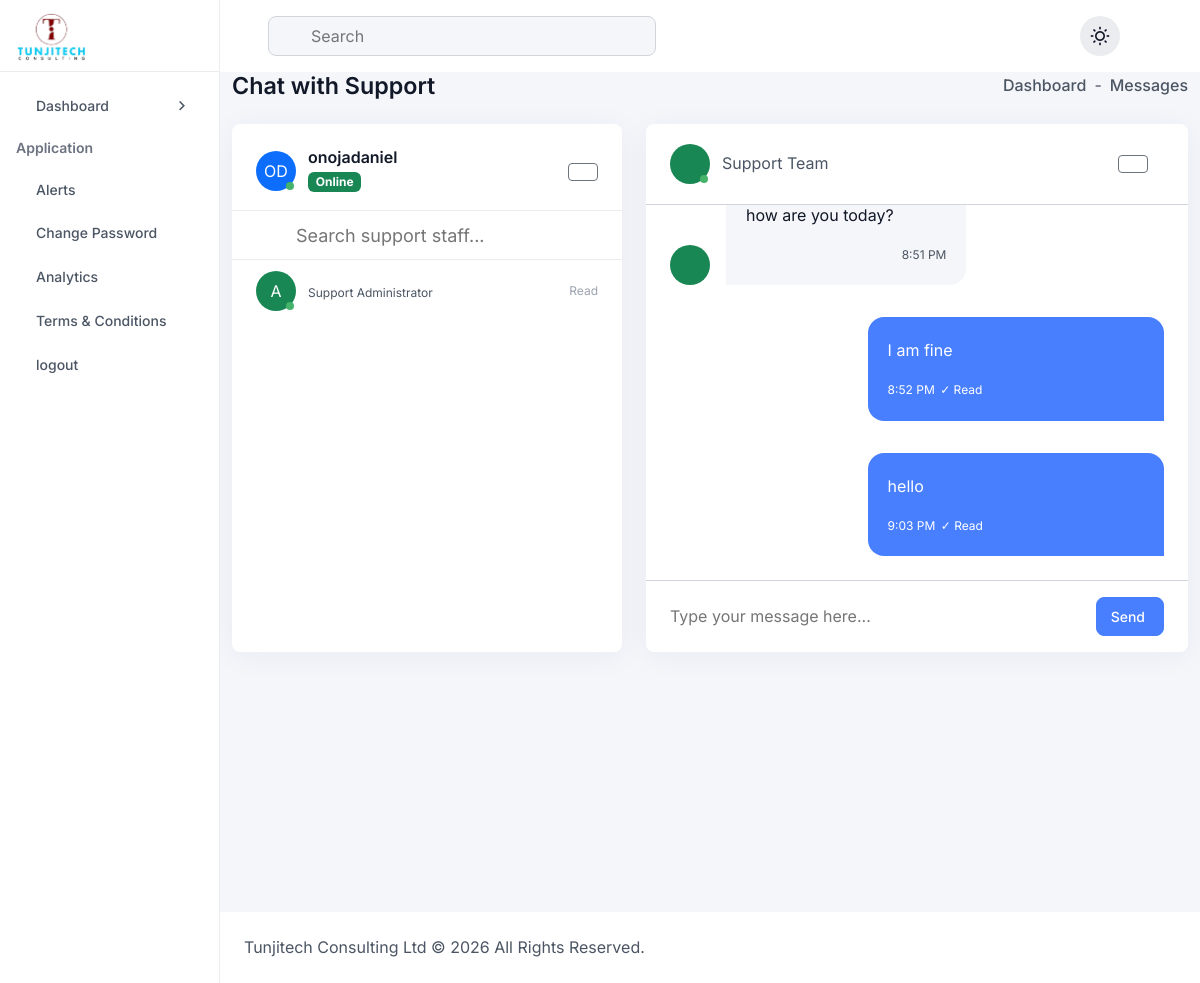
Page /client/messages.php (signed in) on the committed database.
### tables this page shows
CREATE TABLE `users` (
  `id` int(11) NOT NULL,
  `username` varchar(50) NOT NULL,
  `email` varchar(100) NOT NULL,
  `first_name` varchar(50) DEFAULT NULL,
  `last_name` varchar(50) DEFAULT NULL,
  `phone` varchar(20) DEFAULT NULL,
  `address` text DEFAULT NULL,
  `password` varchar(255) NOT NULL,
  `user_type` enum('admin','client_individual','client_company') DEFAULT 'client_individual',
  `company_name` varchar(100) DEFAULT NULL,
  `company_size` varchar(50) DEFAULT NULL,
  `status` enum('pending','approved','rejected') DEFAULT 'pending',
  `payment_plan` varchar(20) DEFAULT NULL,
  `payment_reference` varchar(100) DEFAULT NULL,
  `payment_date` timestamp NULL DEFAULT NULL,
  `subscription_expiry` date DEFAULT NULL,
  `created_at` timestamp NOT NULL DEFAULT current_timestamp(),
  `updated_at` timestamp NOT NULL DEFAULT current_timestamp() ON UPDATE current_timestamp()
);

CREATE TABLE `messages` (
  `id` int(11) NOT NULL,
  `sender_id` int(11) NOT NULL,
  `receiver_id` int(11) NOT NULL,
  `message` text NOT NULL,
  `is_read` tinyint(1) DEFAULT 0,
  `created_at` timestamp NOT NULL DEFAULT current_timestamp(),
  `updated_at` timestamp NOT NULL DEFAULT current_timestamp() ON UPDATE current_timestamp(),
  `is_deleted` tinyint(1) DEFAULT 0,
  `deleted_by` int(11) DEFAULT NULL,
  `deleted_at` timestamp NULL DEFAULT NULL
);

### client/messages.php (the view, shortened to what this page needs)
<?php
require_once ROOT_PATH . '/includes/functions.php';
$client_id = $_SESSION['user_id'];
$admins = getAdmins();
$current_partner_id = isset($_GET['partner_id']) ? intval($_GET['partner_id']) : null;
if (!$current_partner_id && !empty($admins)) {
    $current_partner_id = $admins[0]['id'];
}
$conversation = [];
if ($current_partner_id) {
    $conversation = getConversation($client_id, $current_partner_id);
}
function getAdmins() {
    global $pdo;
    $stmt = $pdo->prepare("
        SELECT u.id, u.username, u.first_name, u.last_name, u.email, u.user_type,
               (SELECT COUNT(*) FROM messages WHERE sender_id = u.id AND receiver_id = ? AND is_read = 0) as unread_count
        FROM users u
        WHERE u.user_type = 'admin' AND u.status = 'approved'
        ORDER BY u.first_name, u.last_name
    ");
    $stmt->execute([$_SESSION['user_id']]);
    return $stmt->fetchAll(PDO::FETCH_ASSOC);
}
function getConversation($user1_id, $user2_id) {
    global $pdo;
    $stmt = $pdo->prepare("
        SELECT m.*,
               u_sender.username as sender_username,
               u_sender.first_name as sender_first_name,
               u_sender.last_name as sender_last_name,
               u_receiver.username as receiver_username
        FROM messages m
        LEFT JOIN users u_sender ON m.sender_id = u_sender.id
        LEFT JOIN users u_receiver ON m.receiver_id = u_receiver.id
        WHERE (m.sender_id = ? AND m.receiver_id = ?)
           OR (m.sender_id = ? AND m.receiver_id = ?)
        ORDER BY m.created_at ASC
    ");
    $stmt->execute([$user1_id, $user2_id, $user2_id, $user1_id]);
    return $stmt->fetchAll(PDO::FETCH_ASSOC);
}
?>
<?php include 'include/header.php'; ?>
    <div class="container-fluid">
        <div class="d-flex flex-wrap align-items-center justify-content-between gap-3 mb-24">
            <h6 class="fw-semibold mb-0">Chat with Support</h6>
            <ul class="d-flex align-items-center gap-2">
                <li class="fw-medium">
                    <a href="dashboard.php" class="d-flex align-items-center gap-1 hover-text-primary">
                        Dashboard
                    </a>
                </li>
                <li>-</li>
                <li class="fw-medium">Messages</li>
            </ul>
        </div>
        <div class="chat-wrapper">
            <div class="chat-sidebar card">
                <div class="chat-sidebar-single active top-profile">
                    <div class="img">
                        <?php
                        $user_initials = strtoupper(substr($_SESSION['first_name'] ?? '', 0, 1) . substr($_SESSION['last_name'] ?? '', 0, 1));
                        ?>
                        <div class="avatar-placeholder bg-primary text-white rounded-circle d-flex align-items-center justify-content-center" style="width: 40px; height: 40px;">
                            <?php echo $user_initials ?: 'U'; ?>
                        </div>
                    </div>
                    <div class="info">
                        <h6 class="text-md mb-0"><?php echo htmlspecialchars($_SESSION['username']); ?></h6>
                        <p class="mb-0"><span class="badge bg-success" id="connectionStatus">Online</span></p>
                    </div>
                    <div class="action">
                        <button type="button" class="btn btn-sm btn-outline-secondary" onclick="refreshMessages()" title="Refresh Messages">
                        </button>
                    </div>
                </div>
                <div class="chat-search">
                    <input type="text" name="search" autocomplete="off" placeholder="Search support staff..." id="adminSearch">
                </div>
                <div class="chat-all-list" id="adminsList">
                    <?php if (empty($admins)): ?>
                        <div class="text-center p-3 text-muted">
                            <p>No support staff available at the moment.</p>
                        </div>
                    <?php else: ?>
                        <?php foreach ($admins as $admin): ?>
                            <?php
                            $is_active = $current_partner_id == $admin['id'];
                            $admin_initials = strtoupper(substr($admin['first_name'] ?? '', 0, 1) . substr($admin['last_name'] ?? '', 0, 1));
                            ?>
                            <a href="messages.php?partner_id=<?php echo $admin['id']; ?>" class="chat-sidebar-single <?php echo $is_active ? 'active' : ''; ?>" style="text-decoration: none; color: inherit;" data-admin-id="<?php echo $admin['id']; ?>">
                                <div class="img">
                                    <div class="avatar-placeholder bg-success text-white rounded-circle d-flex align-items-center justify-content-center" style="width: 40px; height: 40px;">
                                        <?php echo $admin_initials ?: 'A'; ?>
                                    </div>
                                </div>
                                <div class="info">
                                    <p class="mb-0 text-xs">Support Administrator</p>
                                </div>
                                <div class="action text-end">
                                    <p class="mb-0 text-neutral-400 text-xs lh-1">
                                        <?php echo $admin['unread_count'] > 0 ? 'Unread' : 'Read'; ?>
                                    </p>
                                </div>
                            </a>
                        <?php endforeach; ?>
                    <?php endif; ?>
                </div>
            </div>
            <div class="chat-main card">
                <?php if ($current_partner_id && !empty($admins)): ?>
                    <?php
                    $current_admin = null;
                    foreach ($admins as $admin) {
                        if ($admin['id'] == $current_partner_id) {
                            $current_admin = $admin;
                            break;
                        }
                    }
                    ?>
                    <?php if ($current_admin): ?>
                        <div class="chat-sidebar-single active">
                            <div class="img">
                                <div class="avatar-placeholder bg-success text-white rounded-circle d-flex align-items-center justify-content-center" style="width: 40px; height: 40px;">
                                </div>
                            </div>
                            <div class="info">
                                <p class="mb-0">Support Team</p>
                            </div>
                            <div class="action d-inline-flex align-items-center gap-3">
                                <button type="button" class="btn btn-sm btn-outline-secondary" onclick="refreshMessages()" title="Refresh Messages">
                                </button>
                            </div>
                        </div>
                        <div class="chat-message-list" id="messageList">
                            <div id="messagesContainer">
                                <?php if (empty($conversation)): ?>
                                    <div class="text-center p-4 text-muted">
                                        <p>No messages yet. Start a conversation with the support team!</p>
                                    </div>
                                <?php else: ?>
                                    <?php foreach ($conversation as $message): ?>
                                        <?php
                                        $is_sender = $message['sender_id'] == $client_id;
                                        $message_time = date('g:i A', strtotime($message['created_at']));
                                        ?>
                                        <div class="chat-single-message <?php echo $is_sender ? 'right' : 'left'; ?>" data-message-id="<?php echo $message['id']; ?>">
                                            <?php if (!$is_sender): ?>
                                                <div class="avatar-placeholder bg-success text-white rounded-circle d-flex align-items-center justify-content-center" style="width: 40px; height: 40px;">
                                                </div>
                                            <?php endif; ?>
                                            <div class="chat-message-content">
                                                <p class="mb-3"><?php echo nl2br(htmlspecialchars($message['message'])); ?></p>
                                                <p class="chat-time mb-0">
                                                    <span><?php echo $message_time; ?></span>
                                                    <?php if ($is_sender && $message['is_read']): ?>
                                                        <span class="text-alert ms-2">✓ Read</span>
                                                    <?php endif; ?>
                                                </p>
                                            </div>
                                        </div>
                                    <?php endforeach; ?>
                                <?php endif; ?>
                            </div>
                        </div>
                        <form class="chat-message-box" id="messageForm" onsubmit="return sendMessageAjax(event)">
                            <input type="text" name="message" id="messageInput" placeholder="Type your message here..." required>
                            <div class="chat-message-box-action">
                                <button type="submit" class="btn btn-sm btn-primary-600 radius-8 d-inline-flex align-items-center gap-1">
                                    Send
                                </button>
                            </div>
                        </form>
                    <?php endif; ?>
                <?php endif; ?>
            </div>
        </div>
    </div>
<?php include 'include/footer.php'; ?>

### client/messages.php (style rules this page uses)
.chat-single-message { opacity: 0; animation: fadeIn 0.3s ease-in-out forwards; }
.chat-search { position: relative; }
.chat-search input { padding-left: 40px; }

### rows in the picture
users: first_name+last_name "A"
messages: message "how are you today?", created_at "8:51 PM"
messages: message "I am fine", created_at "8:52 PM", is_read "✓ Read"
messages: message "hello", created_at "9:03 PM", is_read "✓ Read"

### other values in the picture
$user_initials ?: 'U' "OD"
$_SESSION['username'] "onojadaniel"
